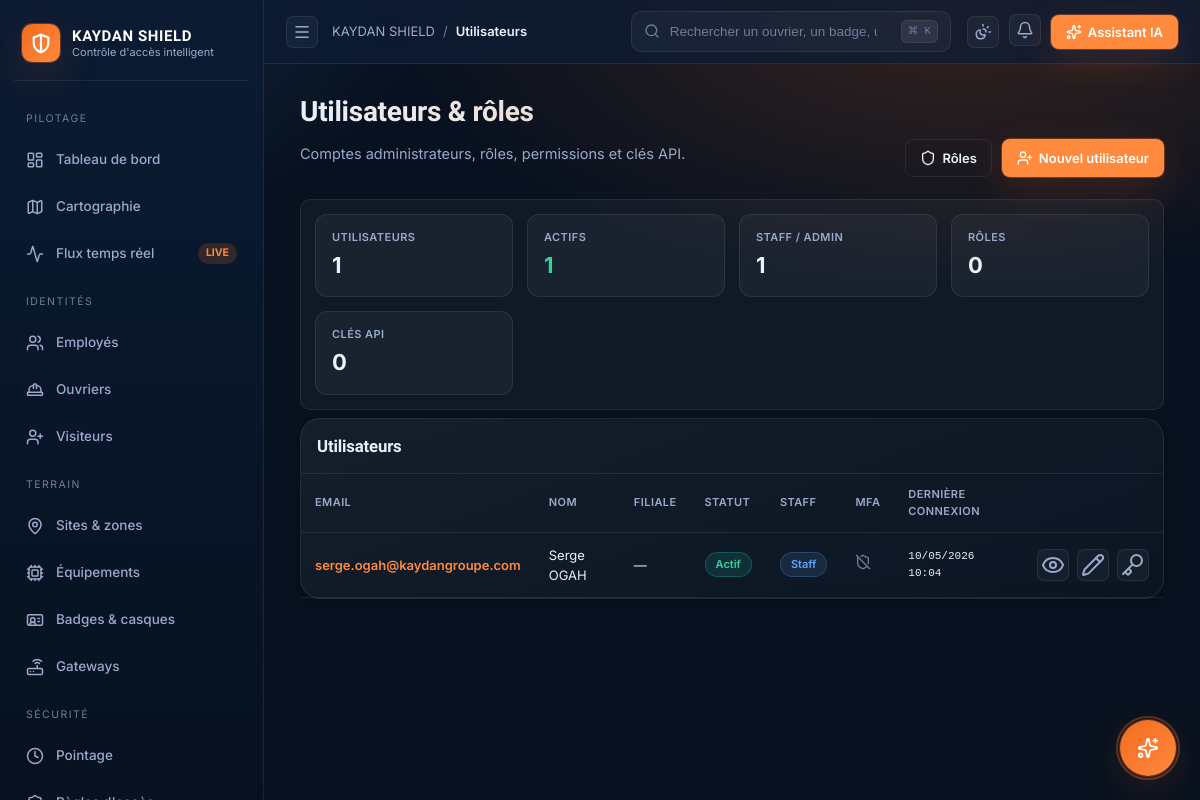
Screenshot of /accounts/ (signed in) with the database file from the repository.
### accounts/models.py (models this page shows, shortened)
class User(AbstractUser):
    username = None  # remplacé par email
    uuid = models.UUIDField(default=uuid.uuid4, editable=False, unique=True)
    email = models.EmailField(unique=True, db_index=True)
    phone = models.CharField(max_length=32, blank=True)
    photo = models.ImageField(upload_to="users/", null=True, blank=True)
    tenant = models.ForeignKey(
        "core.Tenant", on_delete=models.PROTECT,
        related_name="users", null=True, blank=True,
    )
    company = models.ForeignKey(
        "core.Company", on_delete=models.SET_NULL,
        related_name="users", null=True, blank=True,
    )
    mfa_enabled = models.BooleanField(default=False)
    mfa_secret = models.CharField(max_length=64, blank=True)
    last_ip = models.GenericIPAddressField(null=True, blank=True)
    failed_login_count = models.PositiveSmallIntegerField(default=0)
    locked_until = models.DateTimeField(null=True, blank=True)
    USERNAME_FIELD = "email"
    REQUIRED_FIELDS = []
    objects = UserManager()
    class Meta:
        ordering = ["last_name", "first_name"]

### administration/views.py (the view)
# urls.py: path("accounts/",         views.AccountsView.as_view(),      name="admin-accounts"),
class AccountsView(BaseAdminView):
    template_name = "administration/accounts.html"
    active_nav = "accounts"
    page_title = "Utilisateurs & rôles"
    breadcrumb = "Utilisateurs"
    permission_required = "accounts.view"
    def get_context_data(self, **kwargs):
        ctx = super().get_context_data(**kwargs)
        try:
            from django.contrib.auth import get_user_model
            from accounts.models import APIKey, Role
            User = get_user_model()
            qs = User.objects.order_by("-date_joined")
            page_obj, page_qs = paginate(qs, self.request, per_page=25)
            ctx["page_obj"] = page_obj
            ctx["users"] = page_qs
            ctx["users_total"] = User.objects.count()
            ctx["users_active"] = User.objects.filter(is_active=True).count()
            ctx["users_staff"] = User.objects.filter(is_staff=True).count()
            ctx["roles"] = Role.objects.all()[:20]
            ctx["roles_count"] = Role.objects.count()
            ctx["api_keys"] = APIKey.objects.order_by("-created_at")[:20]
            ctx["api_keys_count"] = APIKey.objects.count()
        except Exception:
            ctx["users"] = []
            ctx["users_total"] = 0
            ctx["users_active"] = 0
            ctx["users_staff"] = 0
            ctx["roles"] = []
            ctx["roles_count"] = 0
            ctx["api_keys"] = []
            ctx["api_keys_count"] = 0
        return ctx

### accounts/rbac.py (called while the page is built, shortened)
def user_permissions(user) -> set[str]:
    if not user or not user.is_authenticated:
        return set()
    if user.is_superuser:
        return {"*"}

def user_has_permission(user, code: str) -> bool:
    if not user or not user.is_authenticated:
        return False
    if user.is_superuser:
        return True

def user_has_any(user, codes: Iterable[str]) -> bool:
    return any(user_has_permission(user, c) for c in codes)

### administration/views.py (called while the page is built)
def paginate(qs, request, per_page: int = 25, page_param: str = "page"):
    from django.core.paginator import EmptyPage, Paginator
    paginator = Paginator(qs, per_page)
    raw = request.GET.get(page_param) or "1"
    try:
        page_num = int(raw)
    except (TypeError, ValueError):
        page_num = 1
    try:
        page_obj = paginator.page(page_num)
    except EmptyPage:
        page_obj = paginator.page(paginator.num_pages or 1)
    return page_obj, list(page_obj.object_list)

    def dispatch(self, request, *args, **kwargs):
        if not request.user.is_authenticated:
            from django.shortcuts import redirect
            from urllib.parse import urlencode
            return redirect(f"/auth/login/?{urlencode({'next': request.get_full_path()})}")
        codes = self.permission_required
        if codes:
            from accounts.rbac import user_has_any
            if isinstance(codes, str):
                codes = [codes]
            if not user_has_any(request.user, codes):
                dj_messages.error(request,
                    "Permission refusée — contactez votre administrateur.")
                from django.shortcuts import redirect
                return redirect("admin-dashboard")
        return super().dispatch(request, *args, **kwargs)

    def get_context_data(self, **kwargs):
        ctx = super().get_context_data(**kwargs)
        ctx.update({
            "active_nav": self.active_nav,
            "page_title": self.page_title,
            "page_subtitle": self.page_subtitle,
            "breadcrumb": self.breadcrumb or self.page_title,
            "open_alerts_count": self._safe_count("antifraud", "FraudAlert", status="open"),
        })
        try:
            from accounts.rbac import user_permissions
            ctx["user_perms"] = user_permissions(self.request.user)
        except Exception:
            ctx["user_perms"] = set()
        return ctx

### templates/administration/accounts.html (shortened to what this page needs)
{% extends "layout/base.html" %}
{% load admin_filters %}
{% block page_subtitle %}Comptes administrateurs, rôles, permissions et clés API.{% endblock %}
{% block breadcrumb %}Utilisateurs{% endblock %}
{% block page_actions %}
  <a class="btn btn-ghost" href="{% url 'admin-roles' %}"><i data-lucide="shield" style="width:16px;height:16px"></i> Rôles</a>
  <a class="btn btn-primary" href="{% url 'admin-user-create' %}"><i data-lucide="user-plus" style="width:16px;height:16px"></i> Nouvel utilisateur</a>
{% endblock %}
{% block content %}
  <section class="statstrip mb-2">
    <div><div class="label">Utilisateurs</div><div class="value">{{ users_total }}</div></div>
    <div><div class="label">Actifs</div><div class="value text-success">{{ users_active }}</div></div>
    <div><div class="label">Staff / admin</div><div class="value">{{ users_staff }}</div></div>
    <div><div class="label">Rôles</div><div class="value">{{ roles_count }}</div></div>
    <div><div class="label">Clés API</div><div class="value">{{ api_keys_count }}</div></div>
  </section>
  <section class="card mb-2" style="padding:0">
    <header style="padding:14px 16px;border-bottom:1px solid var(--border);display:flex;align-items:center;justify-content:space-between">
      <h3 style="margin:0">Utilisateurs</h3>
    </header>
    {% if users %}
      <div class="table-wrap"><table class="table">
        <thead><tr>
          <th>Email</th><th>Nom</th><th>Filiale</th><th>Statut</th>
          <th>Staff</th><th>MFA</th><th>Dernière connexion</th><th></th>
        </tr></thead>
        <tbody>
          {% for u in users %}
          <tr>
            <td><a href="{% url 'admin-user-detail' u.pk %}" style="font-weight:600">{{ u.email }}</a></td>
            <td>{{ u.get_full_name|default:"—" }}</td>
            <td>{{ u.company.name|default:"—" }}</td>
            <td>{% if u.is_active %}<span class="pill pill-success">Actif</span>{% else %}<span class="pill pill-danger">Désactivé</span>{% endif %}</td>
            <td>{% if u.is_staff %}<span class="pill pill-info">Staff</span>{% else %}—{% endif %}</td>
            <td>{% if u.mfa_enabled %}<i data-lucide="shield-check" style="color:var(--success);width:16px;height:16px"></i>{% else %}<i data-lucide="shield-off" style="color:var(--text-dim);width:16px;height:16px"></i>{% endif %}</td>
            <td class="mono" style="font-size:11px">{{ u.last_login|date:"d/m/Y H:i"|default:"—" }}</td>
            <td><div class="row gap-2">
              <a class="icon-btn" href="{% url 'admin-user-detail' u.pk %}"><i data-lucide="eye"></i></a>
              <a class="icon-btn" href="{% url 'admin-user-update' u.pk %}"><i data-lucide="pencil"></i></a>
              <a class="icon-btn" href="{% url 'admin-user-password' u.pk %}" title="Mot de passe"><i data-lucide="key"></i></a>
            </div></td>
          </tr>
          {% endfor %}
        </tbody>
      </table></div>
    {% else %}{% include "administration/_partials/empty_card.html" with icon="users" title="Aucun utilisateur" cta_label="Nouvel utilisateur" cta_url="/accounts/new/" %}{% endif %}
  </section>
{% endblock %}

### rows the page displays
User: email "serge.ogah@kaydangroupe.com", get_full_name "Serge OGAH", company.name "—", is_active "Actif", is_staff "Staff", mfa_enabled False (drawn), last_login "10/05/2026 10:04"

### other values shown
{{ users_total }} "1"
{{ users_active }} "1"
{{ users_staff }} "1"
{{ roles_count }} "0"
{{ api_keys_count }} "0"
